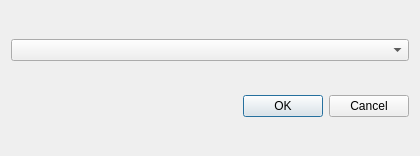
<?xml version="1.0" encoding="UTF-8"?>
<ui version="4.0">
 <class>Dialog</class>
 <widget class="QDialog" name="Dialog">
  <property name="geometry">
   <rect>
    <x>0</x>
    <y>0</y>
    <width>420</width>
    <height>156</height>
   </rect>
  </property>
  <property name="windowTitle">
   <string>Dialog</string>
  </property>
  <layout class="QVBoxLayout" name="verticalLayout">
   <item>
    <layout class="QVBoxLayout" name="verticalLayout_2">
     <item>
      <widget class="QgsMapLayerComboBox" name="layer_choice"/>
     </item>
    </layout>
   </item>
   <item>
    <widget class="QDialogButtonBox" name="buttonBox">
     <property name="orientation">
      <enum>Qt::Horizontal</enum>
     </property>
     <property name="standardButtons">
      <set>QDialogButtonBox::Cancel|QDialogButtonBox::Ok</set>
     </property>
    </widget>
   </item>
  </layout>
 </widget>
 <customwidgets>
  <customwidget>
   <class>QgsMapLayerComboBox</class>
   <extends>QComboBox</extends>
   <header>qgsmaplayercombobox.h</header>
  </customwidget>
 </customwidgets>
 <resources/>
 <connections>
  <connection>
   <sender>buttonBox</sender>
   <signal>rejected()</signal>
   <receiver>Dialog</receiver>
   <slot>reject()</slot>
   <hints>
    <hint type="sourcelabel">
     <x>316</x>
     <y>260</y>
    </hint>
    <hint type="destinationlabel">
     <x>286</x>
     <y>274</y>
    </hint>
   </hints>
  </connection>
  <connection>
   <sender>buttonBox</sender>
   <signal>accepted()</signal>
   <receiver>Dialog</receiver>
   <slot>accept()</slot>
   <hints>
    <hint type="sourcelabel">
     <x>248</x>
     <y>254</y>
    </hint>
    <hint type="destinationlabel">
     <x>157</x>
     <y>274</y>
    </hint>
   </hints>
  </connection>
 </connections>
</ui>
